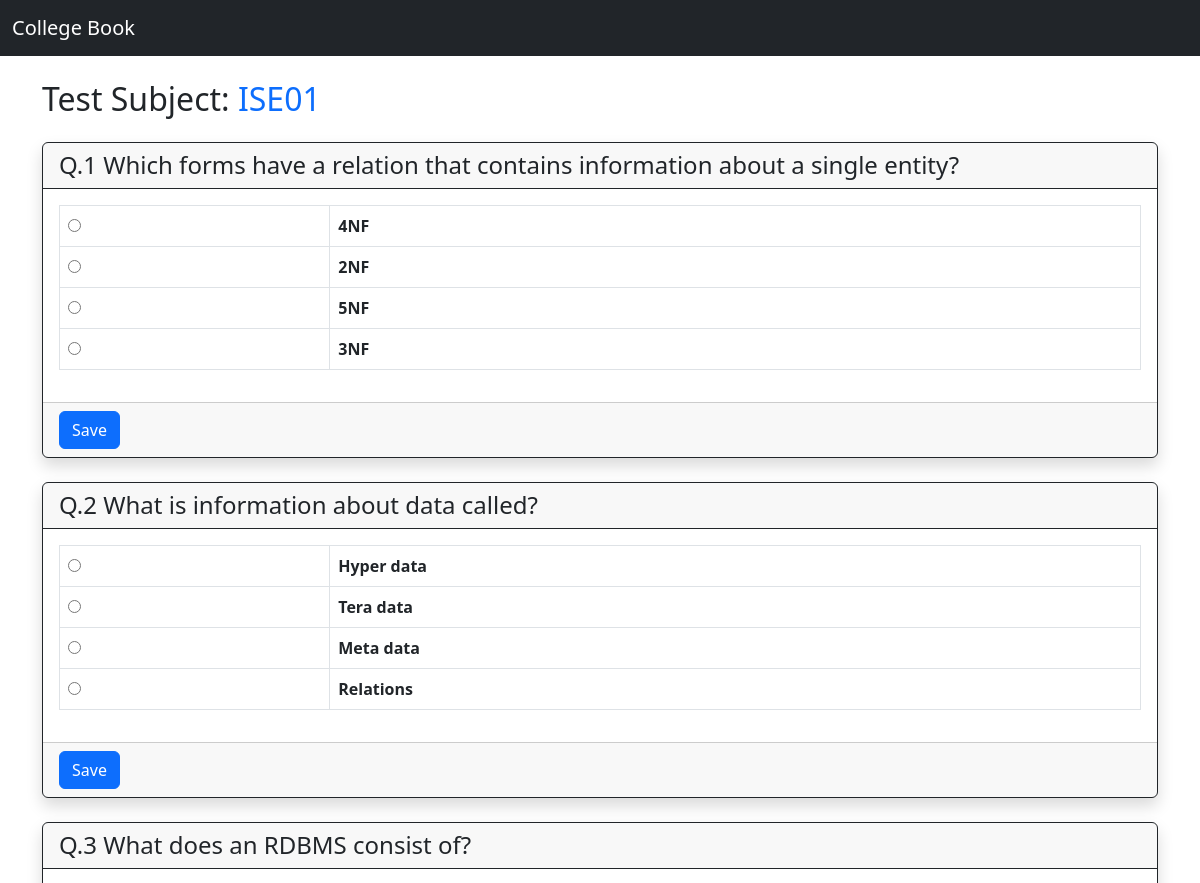
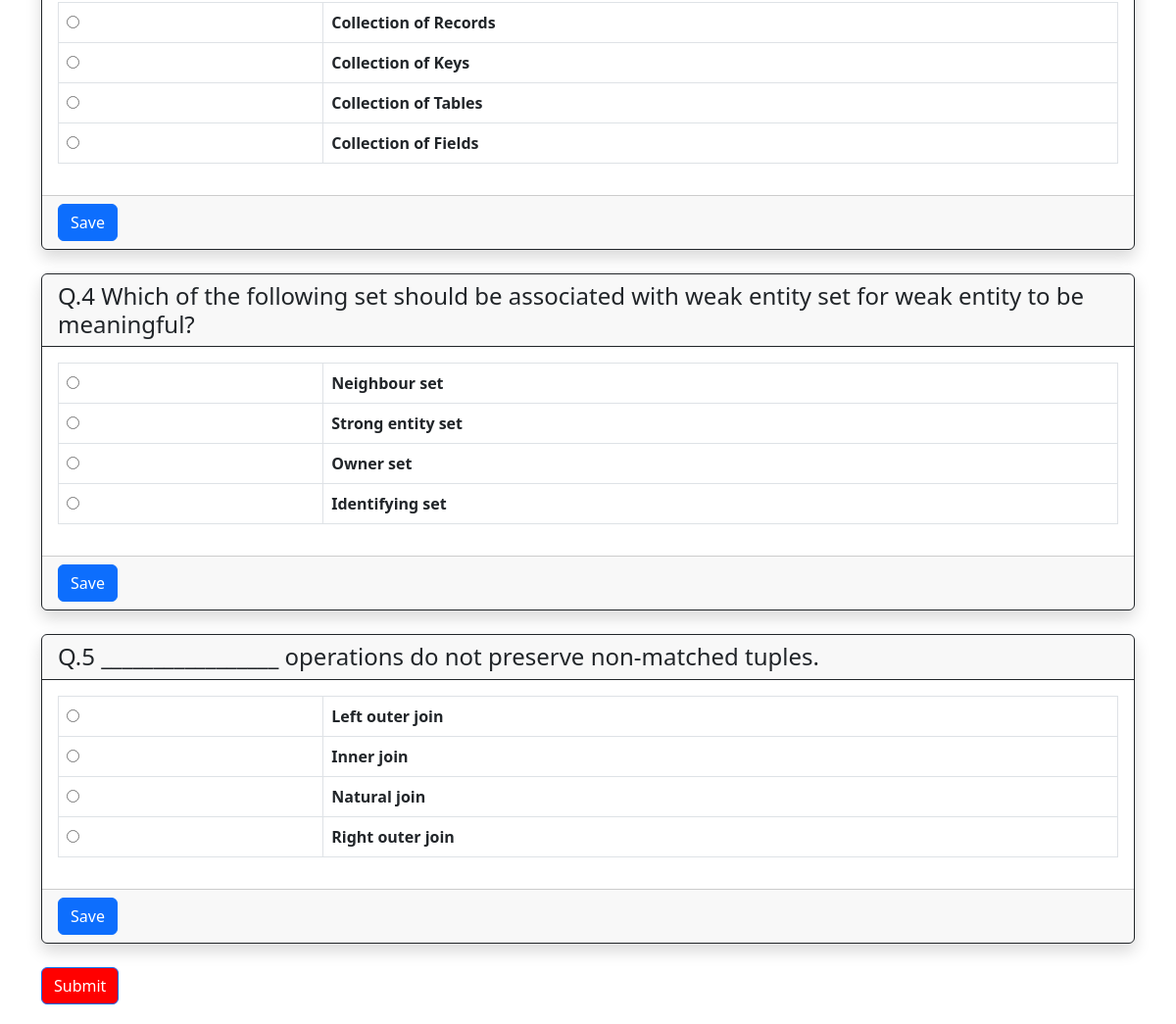
The app's page /test-question/12 with its own data (2 pictures, top to bottom).
### main/models.py (models this page shows, shortened)
class TestDetails(models.Model):
    branch = models.ForeignKey(Branch, on_delete = models.CASCADE, default=None)
    subject = models.ForeignKey(Subjects, on_delete = models.CASCADE)
    testName = models.CharField(max_length=20)
    numberOfQuestions = models.IntegerField(default=None)
    DateOfExam = models.DateField(default=None)
    StartTime = models.TimeField(default=None)
    EndTime = models.TimeField(default=None)

class Questions(models.Model):
    test = models.ForeignKey(TestDetails, on_delete=models.CASCADE, default=None, null=True)
    question = models.TextField()
    opt_1 = models.CharField(max_length=200)
    opt_2 = models.CharField(max_length=200)
    opt_3 = models.CharField(max_length=200)
    opt_4 = models.CharField(max_length=200)
    right_opt = models.CharField(max_length=100)

### djangoProj/views.py (the view)
# urls.py: path('test-question/<int:test_id>',views.test_question,name='test_question'),
def test_question(request,test_id):
    subject = TestDetails.objects.get(id=test_id)
    question = Questions.objects.filter(test=subject).order_by('id')
    output = {'final_questions' : question, 'subject' : subject}
    return render(request, 'test-question.html',output)

### main/models.py (called while the page is built)
    def __str__(self):
        return self.subjectName

### templates/test-question.html (shortened to what this page needs)
{% extends 'base.html' %}
{% block content %}
<h2 class='my-4'>Test Subject: <span class='text-primary'>{{subject.testName}}</span></h2>
{% for q in final_questions %}
<div class='card my-4 border-dark shadow'>
    <h4 class='card-header border-dark'>Q.{{forloop.counter}} {{q.question}}</h4>
    <form method='POST' action="">
        <div class = 'card-body'>
            <table class='table table-bordered'>
                <tr>
                    <td class='style = 'width:0.5%'><input required id='option_1' name='answer' type="radio" /></td>
                    <th class='col-lg-3 col-md-12'><label for='option_1'>{{q.opt_1}}</label></th>
                </tr>
                <tr>
                    <td class='col-1'><input required id='option_2' name='answer' type="radio" /></td>
                    <th class='col-lg-3 col-md-12'><label for='option_2'>{{q.opt_2}}</label></th>
                </tr>
                <tr>
                    <td class='col-1'><input required id='option_3' name='answer' type="radio" /></td>
                    <th class='col-lg-3 col-md-12'><label for='option_3'>{{q.opt_3}}</label></th>
                </tr>
                <tr>
                    <td class='col-1'><input required id='option_4' name='answer' type="radio" /></td>
                    <th class='col-lg-3 col-md-12'><label for='option_4'>{{q.opt_4}}</label></th>
                </tr>
            </table>
        </div>
        <div class='card-footer'>
            <input type='submit' name='Save' value='Save' class='btn btn-primary submitBtn'/>
        </div>
    </form>
</div>
{% endfor %}
<div class=>
    <button type='submit' class='btn btn-primary submitBtn' style='color: white; background-color: #f00; margin-bottom:20px' >Submit</button>
</div>
{% endblock %}

### templates/base.html (shortened to what this page needs)
<!DOCTYPE html>
<html lang="en">
<head>
    <link href="https://cdn.jsdelivr.net/npm/bootstrap@5.3.0-alpha1/dist/css/bootstrap.min.css" rel="stylesheet">
</head>
<body>
    <nav class="navbar navbar-expand-lg navbar-light bg-dark">
        <div class="container-fluid">
          <a class="navbar-brand" style='color: #fff' href="/">College Book</a>
        </div>
      </nav>
      <main class='container'>
        {% block content %}
        {% endblock %}
      </main>
</body>
</html>

### records on screen
TestDetails: testName "ISE01"
Questions: question "Which forms have a relation that contains information about a single entity?", opt_1 "4NF", opt_2 "2NF", opt_3 "5NF", opt_4 "3NF"
Questions: question "What is information about data called?", opt_1 "Hyper data", opt_2 "Tera data", opt_3 "Meta data", opt_4 "Relations"
Questions: question "What does an RDBMS consist of?", opt_1 "Collection of Records", opt_2 "Collection of Keys", opt_3 "Collection of Tables", opt_4 "Collection of Fields"
Questions: question "Which of the following set should be associated with weak entity set for weak entity to be meaningful?", opt_1 "Neighbour set", opt_2 "Strong entity set", opt_3 "Owner set", opt_4 "Identifying set"
Questions: question "_________________ operations do not preserve non-matched tuples.", opt_1 "Left outer join", opt_2 "Inner join", opt_3 "Natural join", opt_4 "Right outer join"
